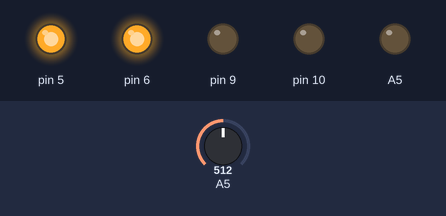
A sketch run on a simulated Arduino Uno, built with avr-gcc and run on an emulated ATmega328P. On the bench: output pins drawn as LEDs (lit = HIGH). The inputs (shaded band) are chosen by the test bench; at power-on: A5 = 512. What the sketch prints to the serial monitor is not drawn.

Above: at 1.2 s.
1.3 s: A5 set to 14
2.8 s: A5 set to 11
At 3.3 s:
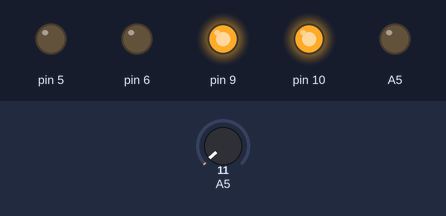
4.5 s: A5 set to 122
At 5.7 s:
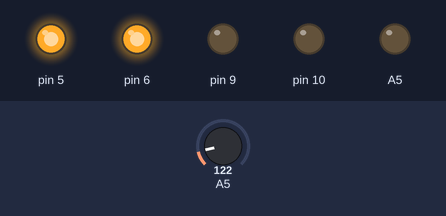
6.0 s: A5 set to 0
At 6.9 s:
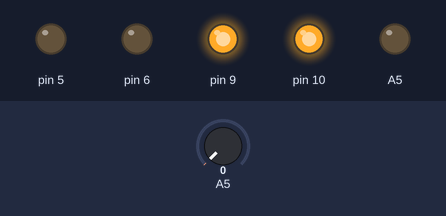
Timing chart, 0 to 8.5 s (numbered marks = the images above; inputs shaded):
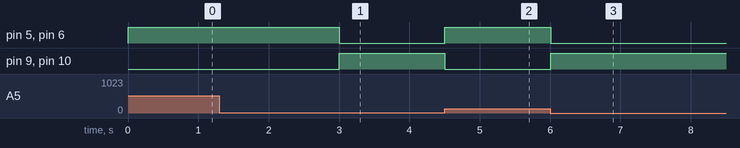

Measured:
- the behaviour switches between 13 and 12 on A5 (found by bisection; images 0 and 1)
- after the input at 1.3 s, every drawn part: stays the same
- after the input at 2.8 s, pin 5, pin 6: HIGH → LOW after 0.20 s; pin 9, pin 10: LOW → HIGH after 0.20 s
- after the input at 4.5 s, pin 5, pin 6: LOW → HIGH at once; pin 9, pin 10: HIGH → LOW at once
- after the input at 6.0 s, pin 5, pin 6: HIGH → LOW at once; pin 9, pin 10: LOW → HIGH at once

The sketch:

main.ino
```cpp
#include "motor.h"

#define trigPin A4
#define echoPin A3
#define BAUD_RATE 9600
#define toDrive 255.0/50

#define motorL0 5
#define motorL1 9
#define motorR0 6
#define motorR1 10

#define bsR A0
#define bsR A1

motor motorL(motorL0, motorL1);
motor motorR(motorR0, motorR1);
int firstColor = 0;
int secColor = 0;
void setup() {
  pinMode(A5, OUTPUT);
  pinMode(trigPin, OUTPUT);
  pinMode(bsR, INPUT);
  pinMode(echoPin, INPUT);

  Serial.begin(BAUD_RATE);

  // Clears the Serial Monitor screen on startup/reset
  Serial.write("\033[2J");
  Serial.write("\033[H");

  motorL.begin();
  motorR.begin();
}

int speed = 255;
void loop() {
  Serial.println("");
  Serial.println(analogRead(A5));
  Serial.println("");
  if (analogRead(A5) >= 13) {
    motorL.move(speed);
    motorR.move(speed);
  }
  else {
    motorL.move(-speed);
    motorR.move(-speed);
  }
  delay(500);
}

int readUltraSonic()
{
  long duration = 0;
  int distance = 0;
  digitalWrite(trigPin, LOW);
  delayMicroseconds(2);
  digitalWrite(trigPin, HIGH);
  delayMicroseconds(10);
  digitalWrite(trigPin, LOW);
  duration = pulseIn(echoPin, HIGH);
  distance = duration * 0.034 / 2;
  return distance;
}
```

motor.h
```cpp
class motor{
  private:
    int pin0;
    int pin1;

  public:
    motor(int p0, int p1) {
      pin0 = p0;
      pin1 = p1;
    }

    void begin() {
      pinMode(pin0, OUTPUT);
      pinMode(pin1, OUTPUT);
    }

    void move(int speed) {
      if (speed > 255) speed = 255;
      if (speed < -255 ) speed = -255;
      if (speed > 0) {
        analogWrite(pin0, speed);
        analogWrite(pin1, LOW);
      }
      else {
        analogWrite(pin1, -speed);
        analogWrite(pin0, LOW);
      }
    }
};
```
